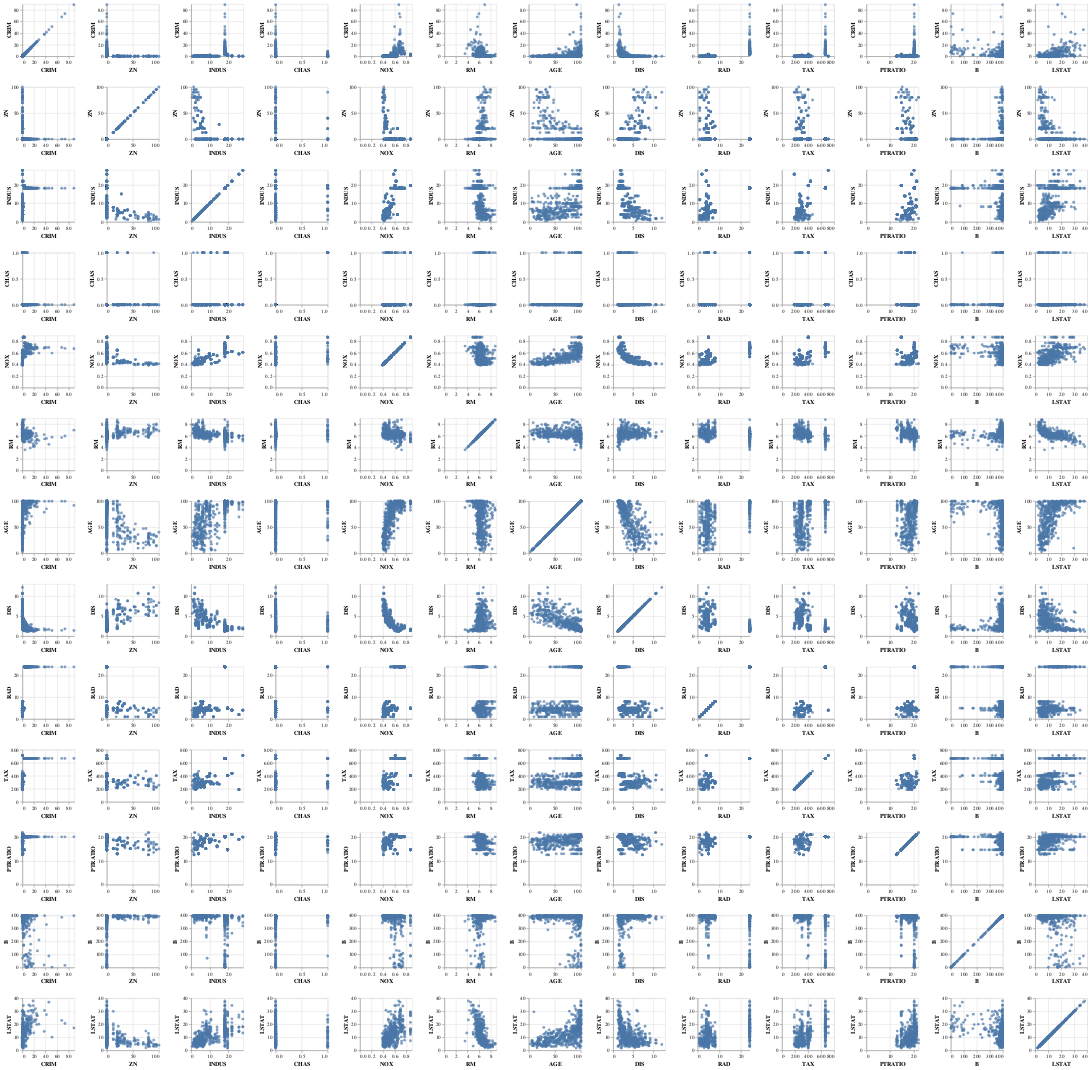

Source (notebook cell):
### Code cell
alt.Chart(boston_df).mark_circle().encode(
    alt.X(alt.repeat("column"), type='quantitative'),
    alt.Y(alt.repeat("row"), type='quantitative')
).properties(
    width=100,
    height=100
).repeat(
    row=list(boston_dataset.feature_names),
    column=list(boston_dataset.feature_names)
)

### Figure 1 — Vega-Lite specification as saved in the notebook (floating-point values rounded to 4 significant figures; data arrays with more than 128 entries replaced by an {"elided": "..."} marker saying what was removed)
{"$schema": "https://vega.github.io/schema/vega-lite/v3.3.0.json", "config": {"mark": {"tooltip": null}, "view": {"height": 300, "width": 400}}, "datasets": {"data-3bdd3a4a96a4cc39fcea358554c61994": {"elided": "506 records"}}, "repeat": {"column": ["CRIM", "ZN", "INDUS", "CHAS", "NOX", "RM", "AGE", "DIS", "RAD", "TAX", "PTRATIO", "B", "LSTAT"], "row": ["CRIM", "ZN", "INDUS", "CHAS", "NOX", "RM", "AGE", "DIS", "RAD", "TAX", "PTRATIO", "B", "LSTAT"]}, "spec": {"data": {"name": "data-3bdd3a4a96a4cc39fcea358554c61994"}, "encoding": {"x": {"field": {"repeat": "column"}, "type": "quantitative"}, "y": {"field": {"repeat": "row"}, "type": "quantitative"}}, "height": 100, "mark": "circle", "width": 100}}
